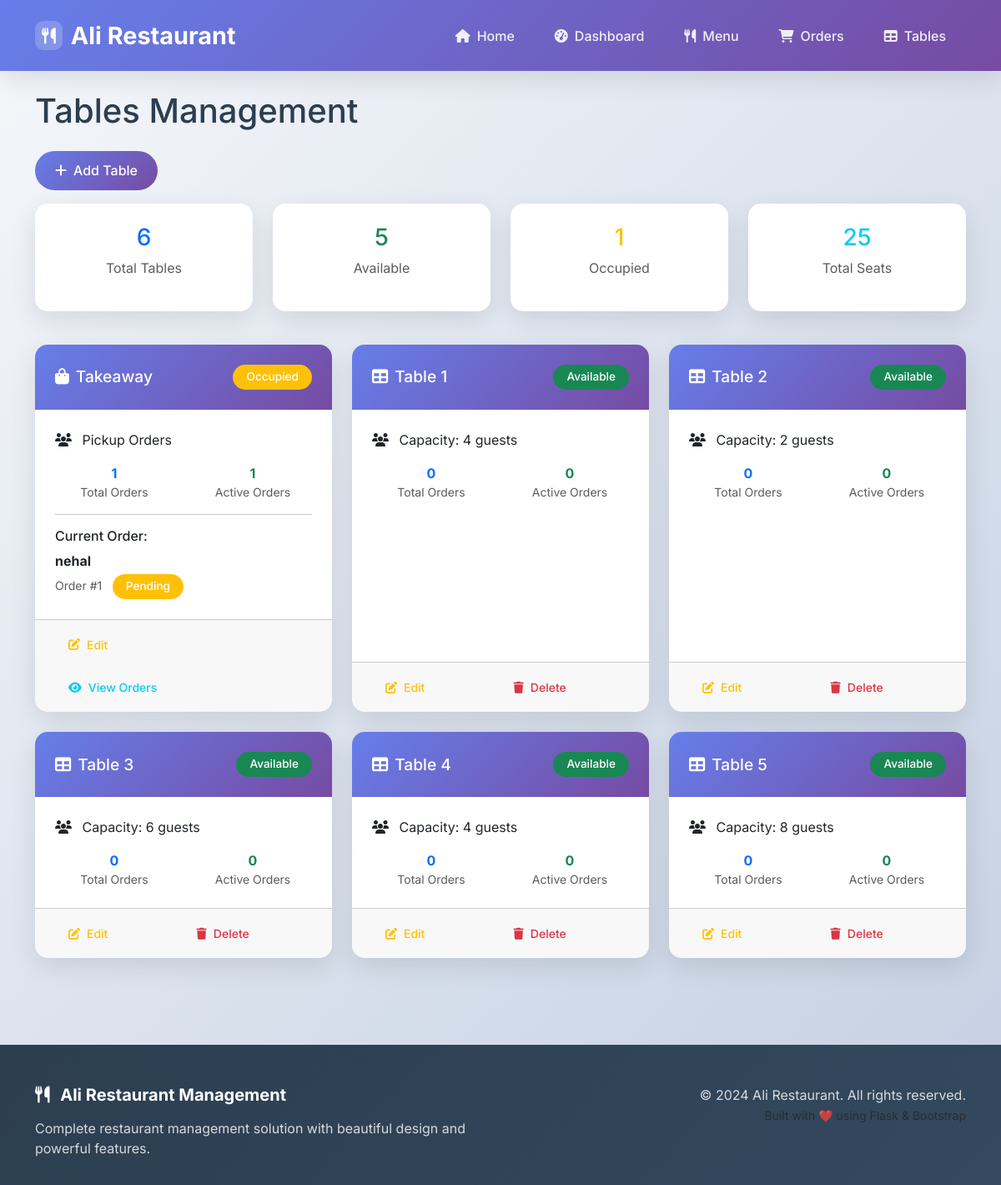
Page /tables on the committed database.
### app.py (models this page shows, shortened)
class Table(db.Model):
    id = db.Column(db.Integer, primary_key=True)
    number = db.Column(db.Integer, unique=True, nullable=False)
    capacity = db.Column(db.Integer, nullable=False)
    is_occupied = db.Column(db.Boolean, default=False)
    orders = db.relationship('Order', backref='table', lazy=True)

class Order(db.Model):
    id = db.Column(db.Integer, primary_key=True)
    table_id = db.Column(db.Integer, db.ForeignKey('table.id'), nullable=False)
    customer_name = db.Column(db.String(100), nullable=False)
    status = db.Column(db.String(20), default='pending')
    total_amount = db.Column(db.Numeric(10, 2), default=0)
    created_at = db.Column(db.DateTime, default=datetime.utcnow)
    updated_at = db.Column(db.DateTime, default=datetime.utcnow, onupdate=datetime.utcnow)
    items = db.relationship('OrderItem', backref='order', lazy=True, cascade='all, delete-orphan')

### app.py (the view)
@app.route('/tables')
def tables_list():
    try:
        tables = Table.query.order_by(Table.number).all()
        return render_template('tables.html', tables=tables)
    except Exception as e:
        flash(f'Error loading tables: {str(e)}', 'error')
        return render_template('tables.html', tables=[])

### templates/tables.html (shortened to what this page needs)
{% extends "base.html" %}
{% block content %}
<div class="container mt-4">
    <div class="row">
        <div class="col-12">
            <h1 class="mb-4">Tables Management</h1>
            <a href="{{ url_for('add_table') }}" class="btn btn-primary mb-3">
                <i class="fas fa-plus"></i> Add Table
            </a>
        </div>
    </div>
    <div class="row mb-4">
        <div class="col-lg-3 col-md-6 mb-3">
            <div class="card text-center">
                <div class="card-body">
                    <h3 class="text-primary">{{ tables|length }}</h3>
                    <p class="text-muted">Total Tables</p>
                </div>
            </div>
        </div>
        <div class="col-lg-3 col-md-6 mb-3">
            <div class="card text-center">
                <div class="card-body">
                    <h3 class="text-success">{{ tables|selectattr('is_occupied', 'equalto', false)|list|length }}</h3>
                    <p class="text-muted">Available</p>
                </div>
            </div>
        </div>
        <div class="col-lg-3 col-md-6 mb-3">
            <div class="card text-center">
                <div class="card-body">
                    <h3 class="text-warning">{{ tables|selectattr('is_occupied', 'equalto', true)|list|length }}</h3>
                    <p class="text-muted">Occupied</p>
                </div>
            </div>
        </div>
        <div class="col-lg-3 col-md-6 mb-3">
            <div class="card text-center">
                <div class="card-body">
                    <h3 class="text-info">{{ tables|sum(attribute='capacity') }}</h3>
                    <p class="text-muted">Total Seats</p>
                </div>
            </div>
        </div>
    </div>
    <div class="row">
        {% for table in tables %}
            <div class="col-lg-4 col-md-6 mb-4">
                <div class="card h-100 {% if table.is_occupied %}border-warning{% else %}border-success{% endif %}">
                    <div class="card-header d-flex justify-content-between align-items-center">
                        <h5 class="mb-0">
                            {% if table.number == 0 %}
                                <i class="fas fa-shopping-bag me-2"></i>Takeaway
                            {% else %}
                                <i class="fas fa-table me-2"></i>Table {{ table.number }}
                            {% endif %}
                        </h5>
                        <span class="badge {% if table.is_occupied %}bg-warning{% else %}bg-success{% endif %}">
                            {{ 'Occupied' if table.is_occupied else 'Available' }}
                        </span>
                    </div>
                    <div class="card-body">
                        <p class="card-text">
                            <i class="fas fa-users me-2"></i>
                            {% if table.number == 0 %}
                                Pickup Orders
                            {% else %}
                                Capacity: {{ table.capacity }} guests
                            {% endif %}
                        </p>
                        <div class="row text-center mt-3">
                            <div class="col-6">
                                <strong class="text-primary">{{ table.orders|length }}</strong>
                                <small class="d-block text-muted">Total Orders</small>
                            </div>
                            <div class="col-6">
                                {% set active_orders = table.orders|selectattr('status', 'in', ['pending', 'preparing', 'ready'])|list %}
                                <strong class="text-success">{{ active_orders|length }}</strong>
                                <small class="d-block text-muted">Active Orders</small>
                            </div>
                        </div>
                        {% if table.is_occupied %}
                            {% set current_order = table.orders|selectattr('status', 'in', ['pending', 'preparing', 'ready'])|first %}
                            {% if current_order %}
                                <hr>
                                <div class="current-order">
                                    <h6 class="text-dark">Current Order:</h6>
                                    <p class="mb-1"><strong>{{ current_order.customer_name }}</strong></p>
                                    <small class="text-muted">Order #{{ current_order.id }}</small>
                                    <span class="badge ms-2 bg-{{
                                        'warning' if current_order.status == 'pending' else
                                        'info' if current_order.status == 'preparing' else
                                        'success' if current_order.status == 'ready' else
                                        'secondary'
                                    }}">
                                        {{ current_order.status.title() }}
                                    </span>
                                </div>
                            {% endif %}
                        {% endif %}
                    </div>
                    <div class="card-footer">
                        <div class="btn-group w-100">
                            <a href="{{ url_for('edit_table', id=table.id) }}"
                               class="btn btn-outline-warning btn-sm">
                                <i class="fas fa-edit"></i> Edit
                            </a>
                            {% if not table.is_occupied and table.number != 0 %}
                                <a href="{{ url_for('delete_table', id=table.id) }}"
                                   class="btn btn-outline-danger btn-sm"
                                   onclick="return confirm('Are you sure you want to delete Table {{ table.number }}?')">
                                    <i class="fas fa-trash"></i> Delete
                                </a>
                            {% endif %}
                        </div>
                        {% if table.is_occupied %}
                            <button class="btn btn-outline-info btn-sm mt-2 w-100"
                                    onclick="viewTableOrders({{ table.id }})">
                                <i class="fas fa-eye"></i> View Orders
                            </button>
                        {% endif %}
                    </div>
                </div>
            </div>
        {% endfor %}
    </div>
</div>
{% endblock %}

### templates/base.html (style rules this page uses)
:root { --primary-gradient: linear-gradient(135deg, #667eea 0%, #764ba2 100%); --secondary-gradient: linear-gradient(135deg, #f093fb 0%, #f5576c 100%); --success-gradient: linear-gradient(135deg, #4facfe 0%, #00f2fe 100%); --warning-gradient: linear-gradient(135deg, #43e97b 0%, #38f9d7 100%); --dark-gradient: linear-gradient(135deg, #2c3e50 0%, #34495e 100%); --primary-color: #667eea; --secondary-color: #764ba2; --success-color: #00f2fe; --warning-color: #38f9d7; --danger-color: #f5576c; --dark-color: #2c3e50; --light-color: #f8f9fa; --box-shadow: 0 10px 30px rgba(0, 0, 0, 0.1); --box-shadow-hover: 0 20px 40px rgba(0, 0, 0, 0.15); --border-radius: 15px; --transition: all 0.3s cubic-bezier(0.4, 0, 0.2, 1); }
* { margin: 0; padding: 0; box-sizing: border-box; }
body { font-family: 'Inter', sans-serif; background: linear-gradient(135deg, #f5f7fa 0%, #c3cfe2 100%); min-height: 100vh; color: var(--dark-color); }
.card { border: none; border-radius: var(--border-radius); box-shadow: var(--box-shadow); transition: var(--transition); overflow: hidden; background: white; }
.card-header { background: var(--primary-gradient); color: white; padding: 1.5rem; border: none; font-weight: 600; }
.card-header h5 { margin: 0; font-size: 1.2rem; }
.card-body { padding: 1.5rem; }
.btn { border-radius: 25px; font-weight: 500; padding: 0.7rem 1.5rem; transition: var(--transition); border: none; text-decoration: none; display: inline-flex; align-items: center; gap: 8px; }
.btn-primary { background: var(--primary-gradient); border: none; }
.badge { padding: 0.5rem 1rem; border-radius: 20px; font-weight: 500; font-size: 0.85rem; }
.slide-up { animation: slideUp 0.8s ease-out; }

### rows in the picture
Table: number 0 (drawn), is_occupied "Occupied", orders|length "1", active_orders "1"
Order: customer_name "nehal", id "1", status "Pending"
Table: number "1", is_occupied "Available", capacity "4", orders|length "0", active_orders "0"
Table: number "2", is_occupied "Available", capacity "2", orders|length "0", active_orders "0"
Table: number "3", is_occupied "Available", capacity "6", orders|length "0", active_orders "0"
Table: number "4", is_occupied "Available", capacity "4", orders|length "0", active_orders "0"
Table: number "5", is_occupied "Available", capacity "8", orders|length "0", active_orders "0"

### other values in the picture
{{ tables|length }} "6"
{{ tables|selectattr('is_occupied', 'equalto', false)|list|length }} "5"
{{ tables|selectattr('is_occupied', 'equalto', true)|list|length }} "1"
{{ tables|sum(attribute='capacity') }} "25"
